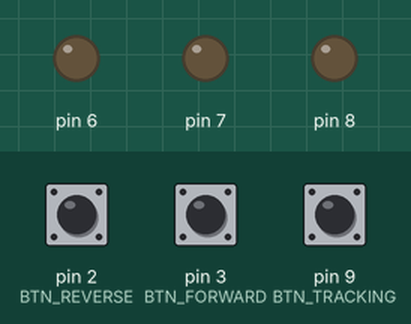
The sketch below on a simulated Arduino Uno, built with avr-gcc and run on an emulated ATmega328P. Shown: output pins drawn as LEDs (lit = HIGH). The test bench sets the inputs (shaded band); at power-on: pin 2 (BTN_REVERSE) HIGH, pin 3 (BTN_FORWARD) HIGH, pin 9 (BTN_TRACKING) HIGH. What the sketch prints to the serial monitor is not drawn.

Above: at 1.2 s.
1.3 s: pin 2 (BTN_REVERSE) pulled LOW for 0.15 s
At 1.8 s:
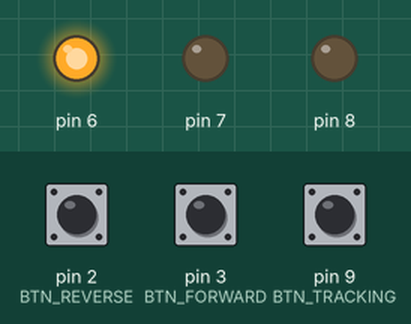
2.9 s: pin 3 (BTN_FORWARD) pulled LOW for 0.15 s
At 4.2 s:
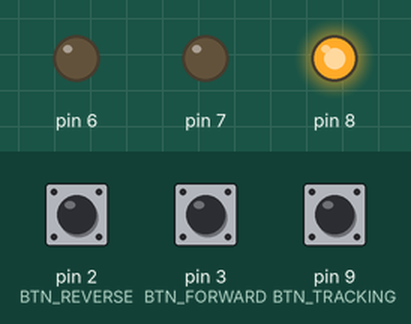
4.5 s: pin 9 (BTN_TRACKING) pulled LOW for 0.15 s
At 5.9 s:
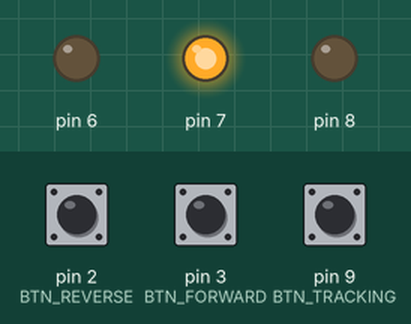
6.2 s: pin 9 (BTN_TRACKING) pulled LOW for 1 s
At 7.6 s:
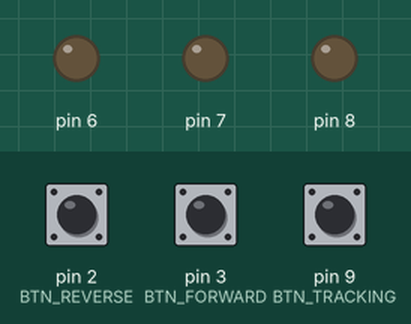
8.8 s: pin 9 (BTN_TRACKING) pulled LOW for 3.2 s
At 12.8 s:
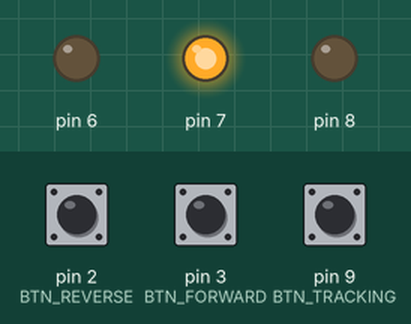
13.6 s: pin 2 (BTN_REVERSE) pulled LOW for 0.15 s
At 14.8 s:
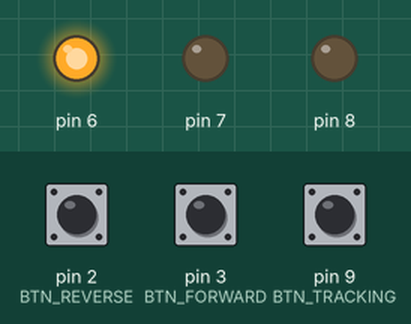
Timing chart, 0 to 16.6 s (numbered marks = the images above; inputs shaded):
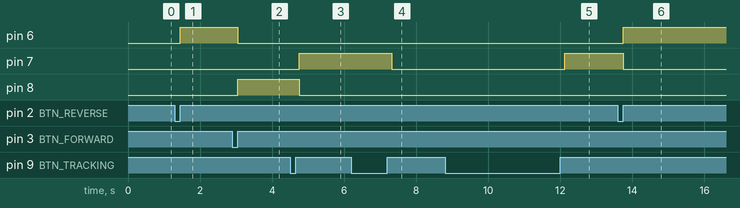

Measured:
- after the input at 1.3 s, pin 6: LOW → HIGH after 0.15 s
- after the input at 2.9 s, pin 6: HIGH → LOW after 0.15 s; pin 8: LOW → HIGH after 0.15 s
- after the input at 4.5 s, pin 7: LOW → HIGH after 0.26 s; pin 8: HIGH → LOW after 0.26 s
- after the input at 6.2 s, pin 7: HIGH → LOW after 1.1 s
- after the input at 8.8 s, pin 7: LOW → HIGH after 3.3 s
- after the input at 13.6 s, pin 6: LOW → HIGH after 0.15 s; pin 7: HIGH → LOW after 0.15 s

The sketch:

tracker.ino
```cpp
// comment out this line to stop debugs
#define DEBUG

// state machine variables
#define STATE_OFF 0
#define STATE_TRACKING 3
#define STATE_REV 2
#define STATE_FWD 1

// LED output pins begin
#define LED_REVERSE 6  // LED that lights when the drive is reversing
#define LED_TRACK 7    // LED that lights when the drive is tracking
#define LED_FORWARD 8  // LED that lights when the drive is fast-forwarding
// LED output pins end

// button input pins
#define BTN_REVERSE 2
#define BTN_FORWARD 3
#define BTN_TRACKING 9
// button input pins end

// MOTOR CONFIG
#define EARTH_ROTATION 0.0041667 // approximation of 1/240
#define THRESHOLD 3000 // ms window length

// motor output pins

// motor output pins end

/* class model for an LED - encodes the pin and provides utility methods to turn the LED on and off */
class Led {
  private:
    byte pin;

  public:
    Led(byte pin) {
      this->pin = pin;
      pinMode(pin, OUTPUT);
      off();
    }

    // set the mapped pin HIGH - turning on any correctly-connected component, in this case hopefully an LED
    void on() {
      digitalWrite(pin, HIGH);
    }

    // set the pin low
    void off() {
      digitalWrite(pin, LOW);
    }

    void set(bool v) {
      if(v) {
        on();
      } else {
        off();
      }
    }
};

// Abstract superclass to resolve circular dependency that otherwise is created
class AbstractMotor {

  public:
    AbstractMotor() { }

    virtual void drive_motor(int steps) { }
};

/* model the system state in a single class and provides utility methods for changing the state */
class ControlSystem {
  private:
    Led reverse = Led(LED_REVERSE);
    Led forward = Led(LED_FORWARD);
    Led track   = Led(LED_TRACK);
    AbstractMotor *motor;

    int state;
    unsigned long start_time;
    unsigned long end_time;
    unsigned long window = 0;
    volatile bool interrupted = false;

  public:
    ControlSystem() {
      init();
    }

    void init() {
      set_off();
      start_time = millis(); // read clock start time
      end_time   = millis(); // read clock end time
    }

    void set_motor(AbstractMotor *motor) {
      this->motor = motor;
    }

    void set_off() {
      state = STATE_OFF;
    }

    bool is_off() {
      return STATE_OFF == state;
    }

    void set_tracking() {
      state = STATE_TRACKING;
    }

    bool is_tracking() {
      return STATE_TRACKING == state;
    }

    void set_reverse() {
      state = STATE_REV;
    }

    bool is_reverse() {
      return STATE_REV == state;
    }

    void set_forward() {
      state = STATE_FWD;
    }

    bool is_forward() {
      return STATE_FWD == state;
    }

    // toggles between TRACKING and OFF
    void toggle_tracking(void) {
      if(digitalRead(BTN_TRACKING) == 0) {
        if(!this->is_interrupted()) {
          if(this->is_tracking()) {
            while(digitalRead(BTN_TRACKING) == 0) { // debounce toggle
              this->set_off();
              delay(50);
            }
          } else {
             while(digitalRead(BTN_TRACKING) == 0) { // debounce toggle
               this->set_tracking();
               delay(50);
             }
          }
        }
        this->interrupt();
      }
    }

    // display the current state of the system
    void render() {
      reverse.set(is_reverse());
      forward.set(is_forward());
      track.set(is_tracking());
    }

    // action tick
    void tick() {
      start_time = end_time;
      end_time   = millis();
      window     += (end_time - start_time);

      render();
      step_motor();

      toggle_tracking();
      clear_interrupt();
    }

    void step_motor() {
     if(window >= THRESHOLD) {
        motor->drive_motor(steps());
        window = 0;
      }
    }

    int steps() {
      return 1;
    }

    // output the state of the system if debugging is turned on
    void debug() {
      Serial.print("ø: ");
      Serial.print(state);
      Serial.print(" | dT : ");
      Serial.print(end_time - start_time);
      Serial.print(" | ∫ : ");
      Serial.println(window);
    }

    bool is_interrupted() {
      return interrupted;
    }

    void interrupt() {
      interrupted = true;
    }

    void clear_interrupt() {
      interrupted = false;
    }
};

/*
 * Encapsulate motor driver and timing information / calculations
 */
class Motor : public AbstractMotor {
  private:
    ControlSystem *sys;

  public:
    // construct a motor representation for `dps` degrees per step
    Motor() { }

    void set_controller(ControlSystem *controller) {
      this->sys = controller;
    }


    /*
     * Based on the gearing of the desired motor (1.8 deg / step) with a 1:51 planetary gearbox,
     * and coupled to a 16t pinion driving a 45T gear on the RA pulley, the required frequency
     * to drive the shaft at EARTH_ROTATION degrees / second will be ~ 1/3 Hz
     *
     * This can be obtained by keeping a milisecond counter between start + end, and stepping the motor and resetting this counter when it exceeds 3000.
     * For this to be reasonably accurate the main loop should execute approximately at 10Hz or better.  An error accumulator could be used to shorten the
     * duration of subsequent steps perhaps.
     *
     * Some sort of floating error accumulator that tries to tend back to zero might be appropriate.
     *
     * Also needs to factor in tracking speed multipliers below
     *
     * Drives the primary telescope drive motor in accordance to the controller state machine where 1x
     * will counteract the rotation of the earth (approximately 1/4 degree a minute)
     *
     * state    | drive speed
     * -------------------
     * OFF .    | 0
     * FF .     | 5x
     * TRACKING | 1x
     * REV .    | -1x
     */
    virtual void drive_motor(int steps) {
        debug(steps);
    }

    void debug(int steps) {
      Serial.print("* Driving stepper ");
      Serial.print(steps);
      Serial.println(" steps.");
    }
};


ControlSystem sys;
Motor motor;

// trigger on interrupt for reverse direction
void set_rev(void) {
    if(!sys.is_interrupted()) {
      while(digitalRead(BTN_REVERSE) == 0) { // debounce toggle
        sys.set_reverse();
      }
    }
    sys.interrupt();
}

// trigger on interrupt for fast forward
void set_ff(void) {
    if(!sys.is_interrupted()) {
      while(digitalRead(BTN_FORWARD) == 0) { // debounce toggle
        sys.set_forward();
      }
    }
    sys.interrupt();
}

void setup() {
  #ifdef DEBUG
  Serial.begin(9600);
  #endif

  sys = ControlSystem();
  motor = Motor();
  sys.set_motor(&motor);
  motor.set_controller(&sys);


  // set the three input pins
  pinMode(BTN_REVERSE, INPUT_PULLUP); // set the internal pull up resistor, unpressed button is HIGH
  pinMode(BTN_TRACKING, INPUT_PULLUP); // set the internal pull up resistor, unpressed button is HIGH
  pinMode(BTN_FORWARD, INPUT_PULLUP); // set the internal pull up resistor, unpressed button is HIGH

  // now register interrupts on them
  // NANO only supports interrupts on D2 + D3, so move btn_trk to main loop.
  attachInterrupt(digitalPinToInterrupt(BTN_REVERSE), set_rev, FALLING);
  attachInterrupt(digitalPinToInterrupt(BTN_FORWARD), set_ff, FALLING);
}


void loop(){
  sys.tick();

  #ifdef DEBUG
    sys.debug();
  #endif

  // despam
  delay(100);
}
```
